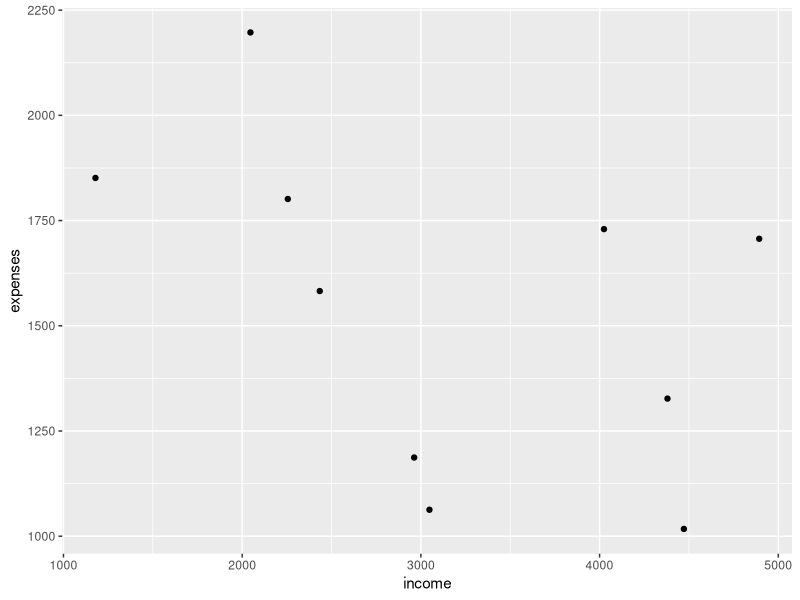
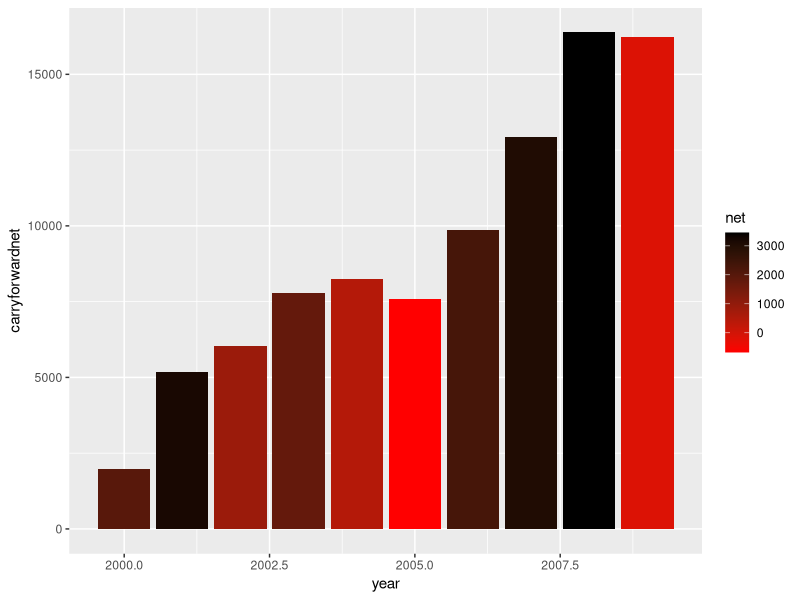

Write R code to recreate these figures, in order.
## ---- chunk 1
library(tidyverse)
library(ggplot2)
a=0
for (i in 1:5) {
 a = a+i
}
a

# if you want to keep track of a for each iteration
# start with a data structure to hold the results - 
# there will be 5 iterations, so a vector of length 5
# initialize to 0 

av = rep(x=0, times=5)

# now we can fill in the vector with the sum at each iteration
# we can use the counter (i) to access the correct element of the vector
# note that we have to treat the first iteration differently because we don't have a previous value to add to

for (i in 1:5) {
  if (i==1) {
    av[i] = 1
  } else {
  av[i] = av[i-1]+i ##last time i went through the loop 
  }
}
av 

testnumbers = runif(min=0, max=20, n=100)
total = 0
nvalues = 100
for (i in 1:nvalues) {
  total = testnumbers[i]+total
}
total/nvalues

mean(testnumbers)
## ---- chunk 2

# lets say we wanted to look at income minus expenses for net income
# create some data for an example

income = runif(min=1000, max=5000, n=10)
income

expenses = rnorm(mean=1500, sd=500, n=10)
expenses

# it is possible that this approach could generate negative expenses
expenses = ifelse(expenses < 0, 0, expenses)

# lets make this a data frame for organization
account = data.frame(income=income, expenses=expenses)
# lets add a year
account$year = seq(from=2000, length.out=nrow(account))

# now compute net income - we could do this with a loop but R is designed to do this without loops
# normally we can just do
account = account %>% mutate(net = income-expenses)
head(account)





## ---- chunk 3
# lets plot
ggplot(account, aes(income, expenses))+geom_point()

## ---- chunk 4
# note that I can use any variable I want as a counter -
# notice how I'm now using n to access each row of the data frame
for (n in 1:10) {
  account$netloop[n] = account$income[n]-account$expenses[n]
}

# as expected net and netloop are the same :)
head(account)


# note: we treat the first year differently because we don't have carry forward
# initialize our column to zero, start counter (n) at 2 instead of 1
# make the first value equal to the net of first year

account$carryforwardnet = 0
account$carryforwardnet[1]=account$net[1]
# now loop - looking backward one year to get previous years carry forward
for (n in 2:10) {
  account$carryforwardnet[n] = account$net[n]+account$carryforwardnet[n-1]
}

# plot - use color to show current year's contribution as positive or negative
ggplot(account, aes(year, carryforwardnet, fill=net, group=year))+geom_col()+
  scale_fill_gradient(low="red", high="black")
## ---- chunk 5
#speed limit 
speedthresh = 120 
#create some sample speeds
speeds = runif(min=0, max = 15, n=300)
nthresh = 0
for ( i in 1:length(speeds)) {
  if(speeds[i] > speedthresh)
     nthresh = nthresh + 1
}

nthresh
# make up sample data
speeds = runif(min = 0, max = 50, n = 300)
# setting a named variable for the threshold makes the code easier to read
hunting_speed = 35
social_speed = 5
num_hunting_speed = 0 
num_social_speed = 0
for (i in 1:length(speeds)) {
  num_hunting_speed = num_hunting_speed + ifelse(speeds[i] >= hunting_speed, 1, 0)
  num_social_speed = num_social_speed + ifelse(speeds[i] < social_speed, 1, 0)
  
}
num_hunting_speed
num_social_speed

# other speeds are traveling, is remainder
num_traveling_speed = length(speeds) - num_hunting_speed - num_social_speed

# as a percent of recorded speeds
num_hunting_speed/length(speeds)*100



## ---- chunk 6
# simple example of nested loops - compute
# the sum of all the elements in a matrix keeping track of something at each location
# create some sample data
ntime = 5
nlocation = 3
# matrix function in R lets you initialize with data
# here we are creating a matrix with nlocation rows and nobs columns, filled with integers between 1 and 10
creatureobs = matrix(sample(1:10, ntime*nlocation, replace=TRUE), nrow=nlocation)
colnames(creatureobs) = c("time1", "time2", "time3", "time4", "time5")
rownames(creatureobs) = c("east", "west", "north")
# check to see that it is a matrix with rows and columns
str(creatureobs)
creatureobs
## ---- chunk 7
# nested for loop: use t as counter for time; l as counter for location
# initialization
# outer loop for location
totalsum = 0
for (l in 1:nlocation) {
  # inner loop for observations
  for (t in 1:ntime) {
     totalsum = totalsum + creatureobs[l,t]
  }
}
totalsum

## ---- chunk 8
## to see if work print out at each location and time step
totalsum = 0
for (l in 1:nlocation) {
  # inner loop for observations
  for (t in 1:ntime) {
     totalsum = totalsum + creatureobs[l,t]
     # use sprintf to print out the location, time, and sum so far, cat just prints out the string
     cat(sprintf("\nfor counter l=%d t=%d, location: %s, time: %s, sum so far: %s", l, t, rownames(creatureobs)[l], colnames(creatureobs)[t], totalsum))
  }
}
totalsum
sum(creatureobs)



## ---- chunk 9
# create some sample data
nobs = 4
nlocation = 5
# matrix function in R lets you initialize with data
creatureobs = matrix(runif(nobs*nlocation, min=0, max=100), nrow=nlocation)
# check to see that it is a matrix with rows and columns
str(creatureobs)
## ---- chunk 10
# nested for loop: use o as counter for observation; l as counter for location
# outer loop for location
hunting_speed = 60
num_hunting_speeds=0
for (l in 1:nlocation) {
  # inner loop for observations
  for (o in 1:nobs) {
     num_hunting_speeds = num_hunting_speeds + ifelse(creatureobs[l,o] >= hunting_speed, 1, 0)
  }
}

num_hunting_speeds
## ---- chunk 11
num_hunting_speeds/(nobs*nlocation)*100
## ---- chunk 12
# nested for loop: use o as counter for observation; l as counter for location
# outer loop for location
num_hunting_speeds_neighbors=0

# notice that we only go to the second last location
for (l in 1:(nlocation-1)) {
  # inner loop for observations
  for (o in 1:nobs) {
      if (creatureobs[l,o] >= hunting_speed & creatureobs[l+1,o] > hunting_speed) {
         checkneigh = 1
      } else {
         checkneigh = 0
      }
     num_hunting_speeds_neighbors = num_hunting_speeds_neighbors + checkneigh
  }
}
num_hunting_speeds_neighbors
## ---- chunk 13
# as percent of all observations
num_hunting_speeds_neighbors/((nobs*(nlocation-1)))*100
## ---- chunk 14
# a 3-dimensional array: space (x=20, y=30) and time (10 steps)
ocean = array(dim=c(20,30,10))
str(ocean)


## ---- chunk 15
# fill with simulated temperature data using nested loops
for (x in 1:nrow(ocean)) {
  for (y in 1:ncol(ocean)) {
    for (t in 1:dim(ocean)[3]) {
      ocean[x,y,t] = rnorm(mean=16+t, sd=2, n=1)
      # imagine running a model to estimate ocean temperature
      # then feeding it into a model that uses that temperature to impact corals
    }
  }
}
## ---- chunk 16
# initialize parameters
pol_in = 10 # pollution added each day
pol_out_base = 5 # base pollution removed each day
threshold = 100 # pollution threshold

# initialize pollution level and day counter
pollution_level = 0
day = 0
maxday = 365

# while loop to simulate pollution levels over time
# we use && for AND because we want to check both conditions - that pollution level is below threshold and that we haven't exceeded max days

while((pollution_level < threshold) && (day < maxday)) {
  # update pollution level
  air_temp = rnorm(mean=20, sd=5, n=1)
  pol_out = pol_out_base * (1+0.01*air_temp)
  pollution_level = pollution_level + pol_in - pol_out
  day = day+1 # increment day counter
}
cat(sprintf("It takes %d days for pollution to exceed the threshold of %d, final level: %.1f", day, threshold, pollution_level))
